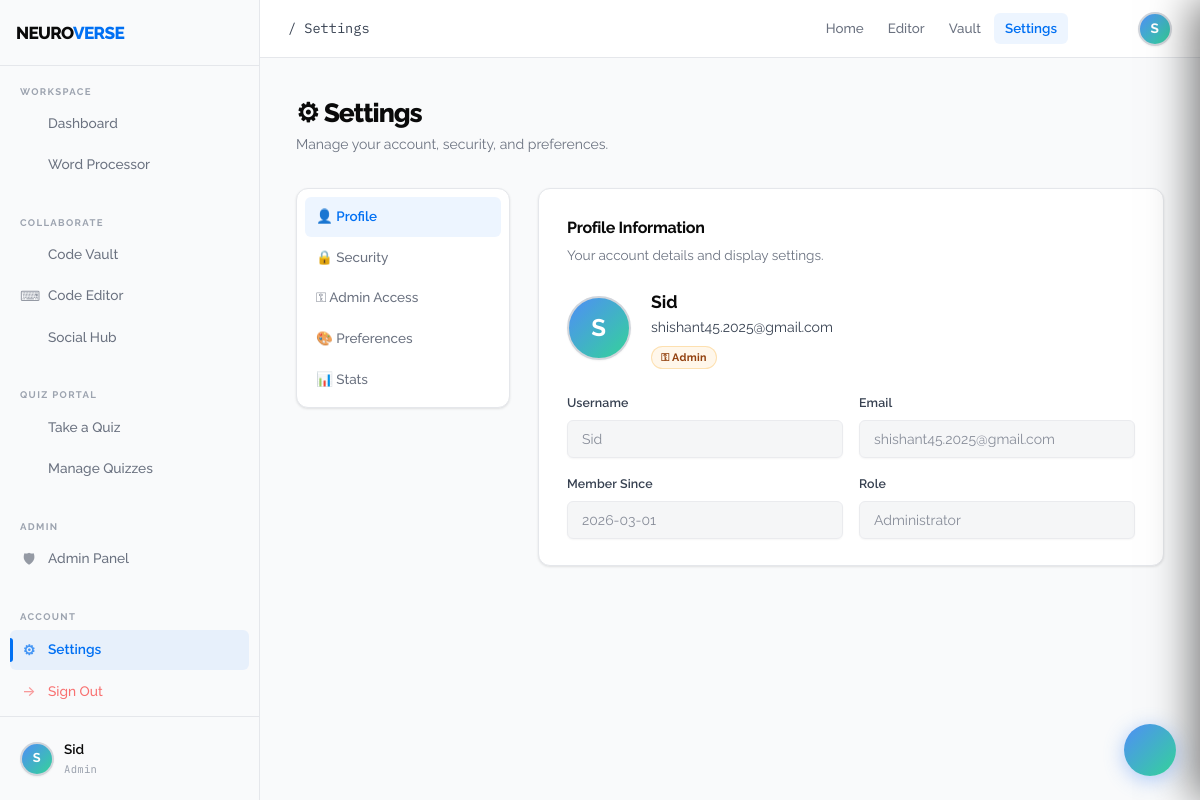
The app's page /settings (signed in) with its own data.
### tables this page shows
CREATE TABLE users (
                id          INTEGER PRIMARY KEY AUTOINCREMENT,
                username    TEXT    UNIQUE NOT NULL,
                email       TEXT    UNIQUE NOT NULL,
                password    TEXT    NOT NULL,
                is_admin    INTEGER DEFAULT 0,
                created_at  TEXT    DEFAULT (datetime('now'))
            );

### app.py (the view, shortened to what this page needs)
@app.route("/settings", methods=["GET", "POST"])
@login_required
def settings():
    with get_db() as db:
        user = db.execute("SELECT * FROM users WHERE id=?", (session["user_id"],)).fetchone()
        doc_count     = db.execute("SELECT COUNT(*) AS c FROM documents WHERE user_id=?", (session["user_id"],)).fetchone()["c"]
        snippet_count = db.execute("SELECT COUNT(*) AS c FROM vault_snippets WHERE user_id=?", (session["user_id"],)).fetchone()["c"]
        quiz_count    = db.execute("SELECT COUNT(*) AS c FROM quiz_responses WHERE user_id=?", (session["user_id"],)).fetchone()["c"]
        unread = get_unread_count(session["user_id"])
    return render_template("settings.html", user=user, doc_count=doc_count, snippet_count=snippet_count, quiz_count=quiz_count, unread=unread)

### app.py (called while the page is built)
def get_db():
    conn = sqlite3.connect(app.config["DATABASE"])
    conn.row_factory = sqlite3.Row
    return conn

def get_unread_count(user_id):
    with get_db() as db:
        row = db.execute(
            "SELECT COUNT(*) AS cnt FROM messages WHERE receiver_id=? AND is_read=0",
            (user_id,)
        ).fetchone()
    return row["cnt"] if row else 0

def login_required(f):
    @wraps(f)
    def decorated(*args, **kwargs):
        if "user_id" not in session:
            return redirect(url_for("login"))
        return f(*args, **kwargs)
    return decorated

### templates/settings.html (shortened to what this page needs)
{% extends "layout.html" %}
{% block breadcrumb %}/ Settings{% endblock %}
{% block content %}
<div class="page-header">
  <div class="page-title">⚙ Settings</div>
  <div class="page-subtitle">Manage your account, security, and preferences.</div>
</div>
<div class="settings-grid">
  <nav class="settings-nav">
    <a class="settings-nav-link active" onclick="showSection('profile')"   href="#">👤 Profile</a>
    <a class="settings-nav-link"        onclick="showSection('security')"  href="#">🔒 Security</a>
    <a class="settings-nav-link"        onclick="showSection('admin')"     href="#">⚿ Admin Access</a>
    <a class="settings-nav-link"        onclick="showSection('prefs')"     href="#">🎨 Preferences</a>
    <a class="settings-nav-link"        onclick="showSection('stats')"     href="#">📊 Stats</a>
  </nav>
  <div>
    <div class="settings-section active" id="section-profile">
      <div class="settings-card">
        <div class="settings-card-title">Profile Information</div>
        <div class="settings-card-subtitle">Your account details and display settings.</div>
        <div style="display:flex;align-items:center;gap:20px;margin-bottom:24px;">
          <div class="user-avatar" style="width:64px;height:64px;font-size:1.5rem;flex-shrink:0;">
            {{ user.username[0].upper() }}
          </div>
          <div>
            <div style="font-size:1.1rem;font-weight:700;">{{ user.username }}</div>
            <div style="color:var(--text-2);font-size:0.88rem;">{{ user.email }}</div>
            <div style="margin-top:6px;">
              {% if session.get('is_admin') %}
              <span class="badge badge-amber">⚿ Admin</span>
              {% else %}
              <span class="badge badge-blue">Member</span>
              {% endif %}
            </div>
          </div>
        </div>
        <div style="display:grid;grid-template-columns:1fr 1fr;gap:16px;">
          <div class="form-group">
            <label>Username</label>
            <input class="form-input" value="{{ user.username }}" disabled>
          </div>
          <div class="form-group">
            <label>Email</label>
            <input class="form-input" value="{{ user.email }}" disabled>
          </div>
          <div class="form-group">
            <label>Member Since</label>
            <input class="form-input" value="{{ user.created_at[:10] }}" disabled>
          </div>
          <div class="form-group">
            <label>Role</label>
            <input class="form-input" value="{% if session.get('is_admin') %}Administrator{% else %}Standard Member{% endif %}" disabled>
          </div>
        </div>
      </div>
    </div>
  </div>
</div>
{% endblock %}

### templates/layout.html (shortened to what this page needs)
{% extends "base.html" %}
{% block body %}
<aside class="sidebar" id="sidebar">
  <div class="sidebar-logo">
    <div style="display:flex;align-items:center;gap:10px;">
      <span class="sidebar-logo-text">NEURO<span>VERSE</span>
    </div>
  </div>
  <div class="sidebar-section">
    <div class="sidebar-section-label">Workspace</div>
    <nav class="sidebar-nav">
      <a href="{{ url_for('dashboard') }}" class="sidebar-link {% if request.endpoint == 'dashboard' %}active{% endif %}">
         Dashboard
      </a>
      <a href="{{ url_for('editor') }}" class="sidebar-link {% if request.endpoint == 'editor' %}active{% endif %}">
         Word Processor
      </a>
    </nav>
  </div>
  <div class="sidebar-section" style="margin-top:8px;">
    <div class="sidebar-section-label">Collaborate</div>
    <nav class="sidebar-nav">
      <a href="{{ url_for('vault') }}" class="sidebar-link {% if request.endpoint == 'vault' %}active{% endif %}">
         Code Vault
      </a>
      <a href="{{ url_for('code_editor') }}" class="sidebar-link {% if request.endpoint == 'code_editor' %}active{% endif %}">
        <span class="link-icon">⌨</span> Code Editor
      </a>
      <a href="javascript:void(0)" class="sidebar-link" id="chatToggleSidebar" onclick="window.chatToggle()">
   Social Hub
</a>
    </nav>
  </div>
  <div class="sidebar-section" style="margin-top:8px;">
    <div class="sidebar-section-label">Quiz Portal</div>
    <nav class="sidebar-nav">
      <a href="{{ url_for('quiz_home') }}" class="sidebar-link {% if request.endpoint in ['quiz_home','quiz_attempt'] %}active{% endif %}">
         Take a Quiz
      </a>
      {% if session.get('is_admin') %}
      <a href="{{ url_for('quiz_manage') }}" class="sidebar-link {% if request.endpoint in ['quiz_manage','quiz_create','quiz_responses','quiz_review'] %}active{% endif %}">
         Manage Quizzes
      </a>
      {% endif %}
    </nav>
  </div>
  {% if session.get('is_admin') %}
  <div class="sidebar-section" style="margin-top:8px;">
    <div class="sidebar-section-label">Admin</div>
    <nav class="sidebar-nav">
      <a href="{{ url_for('admin_panel') }}" class="sidebar-link {% if request.endpoint == 'admin_panel' %}active{% endif %}">
        <span class="link-icon">🛡</span> Admin Panel
      </a>
    </nav>
  </div>
  {% endif %}
  <div class="sidebar-section" style="margin-top:8px;">
    <div class="sidebar-section-label">Account</div>
    <nav class="sidebar-nav">
      <a href="{{ url_for('settings') }}" class="sidebar-link {% if request.endpoint == 'settings' %}active{% endif %}">
        <span class="link-icon">⚙</span> Settings
      </a>
      <a href="{{ url_for('logout') }}" class="sidebar-link" style="color:#f87171;">
        <span class="link-icon">→</span> Sign Out
      </a>
    </nav>
  </div>
  <div class="sidebar-footer">
    <div class="sidebar-user">
      <div class="user-avatar" style="width:34px;height:34px;font-size:0.8rem;flex-shrink:0;">
        {{ session.username[0].upper() }}
      </div>
      <div class="sidebar-user-info">
        <div class="sidebar-user-name">{{ session.username }}</div>
        <div class="sidebar-user-role">{% if session.get('is_admin') %}Admin{% else %}Member{% endif %}</div>
      </div>
    </div>
  </div>
</aside>
<header class="navbar">
  <div class="navbar-brand">
    <span style="font-size:0.85rem;color:var(--text-2);font-family:'IBM Plex Mono',monospace;font-weight:400;">
      {% block breadcrumb %}Dashboard{% endblock %}
    </span>
  </div>
  <nav class="navbar-links">
    <a href="{{ url_for('dashboard') }}" class="{% if request.endpoint == 'dashboard' %}active{% endif %}">Home</a>
    <a href="{{ url_for('editor') }}" class="{% if request.endpoint == 'editor' %}active{% endif %}">Editor</a>
    <a href="{{ url_for('vault') }}" class="{% if request.endpoint == 'vault' %}active{% endif %}">Vault</a>
    <a href="{{ url_for('settings') }}" class="{% if request.endpoint == 'settings' %}active{% endif %}">Settings</a>
  </nav>
  <div class="navbar-right">
    <button class="btn-icon-ghost" id="chatToggleBtn" title="Social Hub" style="position:relative;font-size:1rem;">
    </button>
    <div class="user-avatar" title="{{ session.username }}">
      {{ session.username[0].upper() }}
    </div>
  </div>
</header>
<div class="app-body">
  <div class="main-content page-enter">
    {% block content %}{% endblock %}
  </div>
</div>
<button class="chat-toggle {% if unread is defined and unread > 0 %}has-unread{% endif %}" id="chatFab" title="Social Hub">
</button>
{% endblock %}

### templates/layout.html (style rules this page uses)
#chatFab { position: fixed; bottom: 24px; right: 24px; z-index: 1000; width: 52px; height: 52px; border-radius: 50%; background: linear-gradient(135deg, #4f8ef7, #34d399); border: none; color: #fff; font-size: 1.3rem; cursor: pointer; box-shadow: 0 4px 20px rgba(79,142,247,0.45); display: flex; align-items: center; justify-content: center; transition: transform 0.2s, box-shadow 0.2s; }
.btn-icon-ghost { background: none; border: none; color: #94a3b8; cursor: pointer; padding: 6px; border-radius: 6px; font-size: 1rem; transition: color 0.15s, background 0.15s; }
.user-avatar { width: 34px; height: 34px; border-radius: 50%; background: linear-gradient(135deg,#4f8ef7,#34d399); color: #fff; display: flex; align-items: center; justify-content: center; font-weight: 700; font-size: 0.85rem; flex-shrink: 0; }

### records on screen
users: username "Sid", username "S", email "shishant45.2025@gmail.com", created_at "2026-03-01"

### other values on screen
{{ session.username[0].upper() }} "S"
